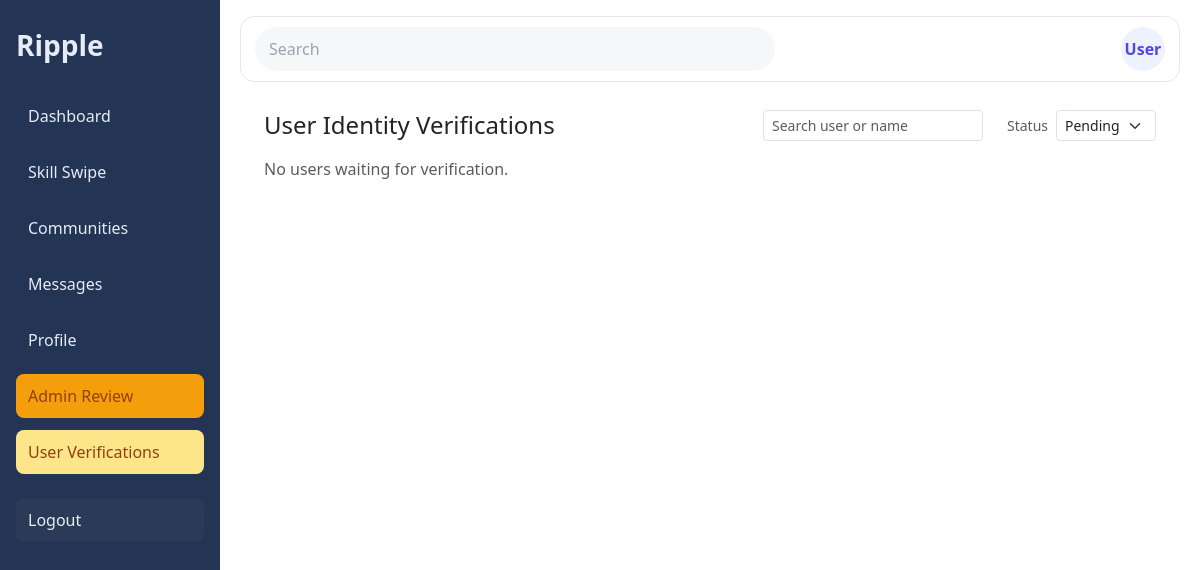
Page /user-verification/ (signed in) on the earlier database version.
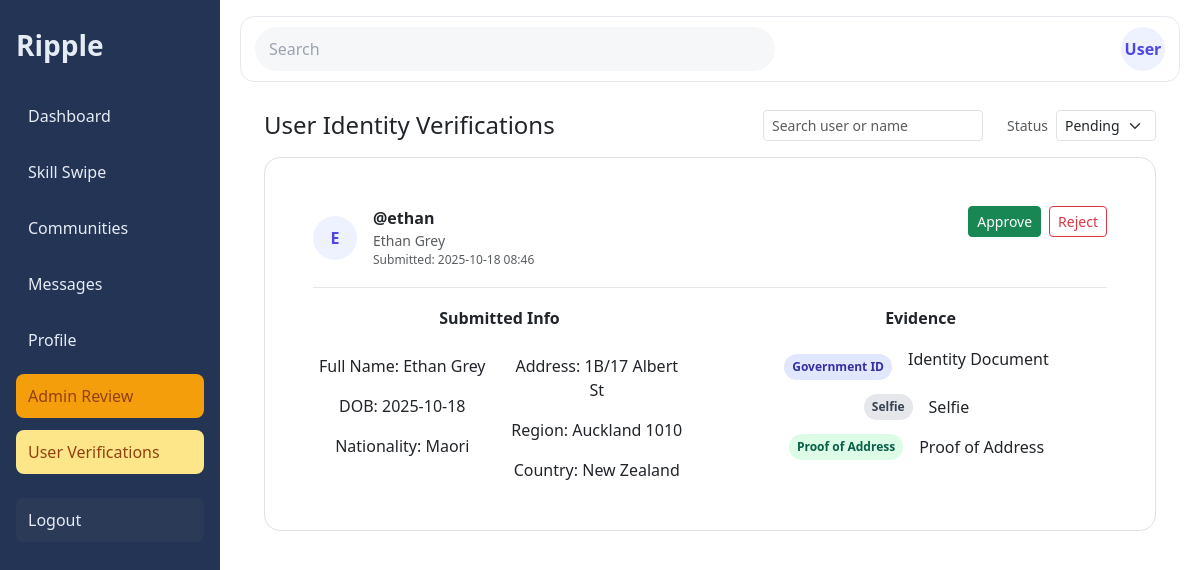
Same page on the later database version.
### users/models.py (models this page shows, shortened)
class Profile(models.Model):
    user = models.OneToOneField(settings.AUTH_USER_MODEL, on_delete=models.CASCADE, related_name='profile')
    bio = models.TextField(blank=True)
    location = models.CharField(max_length=120, blank=True)
    avatar = models.ImageField(upload_to='avatars/', blank=True, null=True)
    verification_status = models.CharField(max_length=20, default='unverified')  # unverified|pending|verified

class IdentitySubmission(models.Model):
    profile = models.ForeignKey(Profile, on_delete=models.CASCADE, related_name='identity_submissions')
    first_name = models.CharField(max_length=150, blank=True)
    last_name = models.CharField(max_length=150, blank=True)
    dob = models.DateField(blank=True, null=True)
    nationality = models.CharField(max_length=120, blank=True)
    address1 = models.CharField(max_length=255, blank=True)
    address2 = models.CharField(max_length=255, blank=True)
    state = models.CharField(max_length=120, blank=True)
    postal = models.CharField(max_length=40, blank=True)
    country = models.CharField(max_length=120, blank=True)
    created_at = models.DateTimeField(auto_now_add=True)

class Evidence(models.Model):
    profile = models.ForeignKey(Profile, on_delete=models.CASCADE, related_name='evidence')
    title = models.CharField(max_length=140)
    file = models.FileField(upload_to='evidence/', blank=True, null=True)
    link = models.URLField(blank=True)
    created_at = models.DateTimeField(auto_now_add=True)

### users/views.py (the view)
# urls.py: path('user-verification/', views.admin_user_verifications, name='admin_user_verifications'),
@staff_member_required
def admin_user_verifications(request):
    status = request.GET.get('status', 'pending')
    allowed = ['pending', 'verified', 'unverified', 'all']
    if status not in allowed:
        status = 'pending'
    qs = Profile.objects.select_related('user')
    if status != 'all':
        qs = qs.filter(verification_status=status)
    profiles = qs.order_by('user__username')
    rows = []
    for p in profiles:
        docs = list(p.evidence.all())
        for d in docs:
            try:
                name = (d.file.name or '').lower()
            except Exception:
                name = ''
            d.is_image = name.endswith('.png') or name.endswith('.jpg') or name.endswith('.jpeg') or name.endswith('.webp') or name.endswith('.gif')
        latest_submission = p.identity_submissions.order_by('-created_at').first()
        rows.append({
            'profile': p,
            'id_docs': [e for e in docs if e.title == 'Identity Document'],
            'selfies': [e for e in docs if e.title == 'Selfie'],
            'proofs': [e for e in docs if e.title == 'Proof of Address'],
            'submission': latest_submission,
        })
    return render(request, 'users/profile/admin_user_verifications.html', { 'rows': rows, 'status': status })

### users/templates/users/profile/admin_user_verifications.html (shortened to what this page needs)
{% extends 'base.html' %}
{% block content %}
<div class="container" style="max-width:1280px;">
    <div class="d-flex align-items-center justify-content-between flex-wrap gap-2 mb-3">
        <h2 class="h4 m-0">User Identity Verifications</h2>
        <div class="d-flex align-items-center gap-2">
            <input id="search-input" type="text" class="form-control form-control-sm" placeholder="Search user or name">
            <form method="get" class="d-flex align-items-center gap-2">
                <label class="text-muted small ms-3">Status</label>
                <select name="status" style="width: 100px;" class="form-select form-select-sm" onchange="this.form.submit()">
                    <option value="pending" {% if status == 'pending' %}selected{% endif %}>Pending</option>
                </select>
            </form>
        </div>
    </div>
    {% if rows %}
    <div class="row g-4" id="cards">
        {% for row in rows %}
        <div class="col-12 search-card" data-keywords="{{ row.profile.user.username }} {{ row.profile.user.first_name }} {{ row.profile.user.last_name }}">
            <div class="verify-card border rounded-4 p-4 p-md-5">
                <div class="d-flex justify-content-between align-items-start gap-3 flex-wrap">
                    <div class="d-flex align-items-center gap-3">
                        <div class="user-pill">{{ row.profile.user.username|first|upper }}</div>
                        <div>
                            <div class="fw-semibold">@{{ row.profile.user.username }}</div>
                            <div class="text-muted small">{{ row.profile.user.first_name }} {{ row.profile.user.last_name }}</div>
                            <div class="text-muted xsmall">Submitted: {% if row.submission %}{{ row.submission.created_at|date:'Y-m-d H:i' }}{% else %}—{% endif %}</div>
                        </div>
                    </div>
                    <div class="d-flex align-items-center gap-2">
                        <a class="btn btn-sm btn-success" href="{% url 'users:admin_user_verification_action' row.profile.id 'approve' %}">Approve</a>
                        <a class="btn btn-sm btn-outline-danger" href="{% url 'users:admin_user_verification_action' row.profile.id 'reject' %}">Reject</a>
                    </div>
                </div>
                <div class="section-divider"></div>
                <div class="row g-5">
                    <div class="col-12 col-xl-6">
                        <div class="section-title">Submitted Info</div>
                        {% if row.submission %}
                        <div class="row g-3 text-center">
                            <div class="col-12 col-md-6">
                                <div class="row">
                                    <div class="label mt-3">Full Name: {{ row.submission.first_name }} {{ row.submission.last_name }}</div>
                                    <div class="label mt-3">DOB: {{ row.submission.dob|date:'Y-m-d' }}</div>
                                    <div class="label mt-3">Nationality: {{ row.submission.nationality }}</div>
                                </div>
                            </div>
                            <div class="col-12 col-md-6">
                                <div class="">
                                    <div class="label mt-3">Address: {{ row.submission.address1 }}{% if row.submission.address2 %}, {{ row.submission.address2 }}{% endif %}</div>
                                    <div class="label mt-3">Region: {{ row.submission.state }} {{ row.submission.postal }}</div>
                                    <div class="label mt-3">Country: {{ row.submission.country }}</div>
                                </div>
                            </div>
                        </div>
                        {% else %}
                        <span class="text-muted">No submission details</span>
                        {% endif %}
                    </div>
                    <div class="col-12 col-xl-6">
                        <div class="section-title">Evidence</div>
                        <div class="evi-grid">
                            {% if row.id_docs %}
                            <div class="evi-row">
                                <span class="chip chip-blue mt-3">Government ID</span>
                                {% for ev in row.id_docs %}
                                    <a href="{{ ev.file.url }}" target="_blank" class="evi-link">{{ ev.title }}</a>
                                {% endfor %}
                            </div>
                            {% endif %}
                            {% if row.selfies %}
                            <div class="evi-row">
                                <span class="chip chip-gray">Selfie</span>
                                {% for ev in row.selfies %}
                                    <a href="{{ ev.file.url }}" target="_blank" class="evi-link">{{ ev.title }}</a>
                                {% endfor %}
                            </div>
                            {% endif %}
                            {% if row.proofs %}
                            <div class="evi-row">
                                <span class="chip chip-green">Proof of Address</span>
                                {% for ev in row.proofs %}
                                    <a href="{{ ev.file.url }}" target="_blank" class="evi-link">{{ ev.title }}</a>
                                {% endfor %}
                            </div>
                            {% endif %}
                        </div>
                    </div>
                </div>
            </div>
        </div>
        {% endfor %}
    </div>
    {% else %}
        <p class="text-muted">No users waiting for verification.</p>
    {% endif %}
</div>
{% endblock %}

### templates/base.html (shortened to what this page needs)
{% load static %}
<!DOCTYPE html>
<html lang="en">
<head>
    <link rel="stylesheet" href="{% static 'css/main.css' %}">
    <link href="https://cdn.jsdelivr.net/npm/bootstrap@5.3.3/dist/css/bootstrap.min.css" rel="stylesheet">
    <script src="https://cdn.tailwindcss.com"></script>
</head>
<body>
    <div class="layout">
        <aside class="sidebar" style="position: sticky; top: 0; height: 100dvh; overflow: auto;">
            <div class="brand">Ripple</div>
            <nav class="nav">
                <a class="nav-item" href="{% url 'core:home' %}">Dashboard</a>
                <a class="nav-item" href="{% url 'core:swipe' %}">Skill Swipe</a>
                <a class="nav-item" href="{% url 'communities:communities' %}">Communities</a>
                <a class="nav-item" href="{% url 'chat:messages' %}">Messages</a>
                <a class="nav-item" href="{% url 'users:profile' %}">Profile</a>
                {% if user.is_staff %}
                <a class="nav-item" href="{% url 'skill_admin:skill_review' %}" style="background:#f59e0b;color:#92400e">Admin Review</a>
                <a class="nav-item" href="{% url 'users:admin_user_verifications' %}" style="background:#fde68a;color:#92400e">User Verifications</a>
                {% endif %}
                <a class="nav-item" href="{% url 'users:logout' %}" style="margin-top:auto;background:#2b3a57;color:#e6ecf5">Logout</a>
            </nav>
        </aside>
        <main class="content">
            <header class="topbar">
                <form class="search" action="{% url 'core:search' %}" method="get">
                    <input type="text" name="q" placeholder="Search" value="{{ request.GET.q }}"/>
                </form>
                <div class="user-pill">User</div>
            </header>
            <section class="page-body">
                {% block content %}{% endblock %}
            </section>
        </main>
    </div>
    </body>
    </html>

### static/css/main.css (style rules this page uses)
:root { --bg:#f6f7f9;--card:#f0f1f3;--sidebar:#233455;--sidebarText:#e6ecf5;--text:#121417;--muted:#8b93a1;--brand:#4a67ff }
* { box-sizing:border-box }
html,body { margin:0;padding:0;font-family:Inter,system-ui,-apple-system,Segoe UI,Roboto,Arial,sans-serif;color:var(--text);background:var(--bg) }
.layout { display:flex;min-height:100dvh }
.sidebar { width:220px;background:var(--sidebar);color:var(--sidebarText);padding:24px 16px;display:flex;flex-direction:column;gap:28px }
.brand { font-weight:700;font-size:28px }
.nav { display:flex;flex-direction:column;gap:12px }
.nav-item { color:var(--sidebarText);text-decoration:none;padding:10px 12px;border-radius:8px }
.content { flex:1;padding:16px 20px }
.topbar { display:flex;align-items:center;justify-content:space-between;background:#fff;border:1px solid #e6e8ee;border-radius:14px;padding:10px 14px;margin-bottom:16px }
.search input { width:520px;max-width:60vw;border:0;outline:0;background:var(--bg);padding:10px 14px;border-radius:999px }
.user-pill { width:48px;height:48px;border-radius:999px;background:var(--bg);display:flex;align-items:center;justify-content:center;font-weight:600 }
.page-body { padding:12px }

### users/templates/users/profile/admin_user_verifications.html (style rules this page uses)
.verify-card { background:#fff }
.user-pill { width:44px;height:44px;border-radius:999px;background:#eef2ff;display:flex;align-items:center;justify-content:center;font-weight:700;color:#4f46e5 }
.section-title { font-weight:600;margin-bottom:8px;text-align:center }
.chip { display:inline-block;padding:.25rem .5rem;border-radius:999px;font-size:.75rem;font-weight:600;margin-right:.25rem }
.chip-blue { background:#e0e7ff;color:#3730a3 }
.chip-gray { background:#e5e7eb;color:#374151 }
.chip-green { background:#dcfce7;color:#065f46 }
.xsmall { font-size:.75rem }
.section-divider { height:1px;background:#e5e7eb;margin:18px 0 }
.evi-grid { display:flex;flex-direction:column;gap:14px;align-items:center }
.evi-row { display:flex;align-items:center;gap:12px;flex-wrap:wrap;justify-content:center;text-align:center }
.evi-link { margin-right:8px }

Differences in the rows shown:
added Profile: profile.user.username|first "E", profile.user.username "ethan", profile.user.first_name "Ethan", profile.user.last_name "Grey", submission.created_at "2025-10-18 08:46", submission.first_name "Ethan", submission.last_name "Grey", submission.dob "2025-10-18", submission.nationality "Maori", submission.address1 "1B/17 Albert St", submission.state "Auckland", submission.postal "1010", submission.country "New Zealand"
added Evidence: title "Identity Document", shown under "E"
added Evidence: title "Selfie", shown under "E"
added Evidence: title "Proof of Address", shown under "E"
Other differences:
text no longer shown: "No users waiting for verification."
